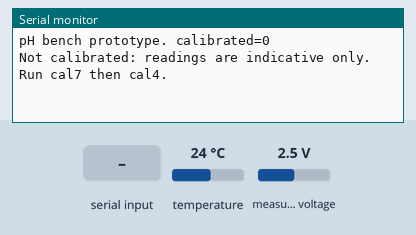
This sketch was run on a simulated ESP32. On the bench: the last lines printed to the serial monitor. The inputs (shaded band) are chosen by the test bench; at power-on: temperature 24 °C, measured voltage 2.5 V. EEPROM starts erased.

Above: at 1.2 s.
1.3 s: "cal7\n" received over Serial
At 4.1 s:
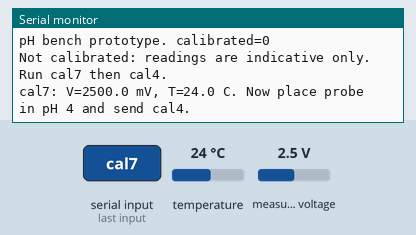
8.1 s: "cal4\n" received over Serial
At 10.4 s:
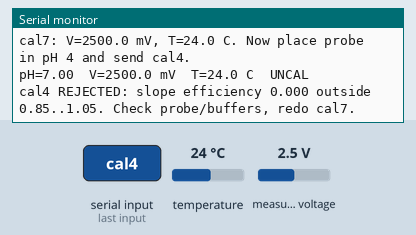
11.2 s: "status\n" received over Serial
At 12.8 s:
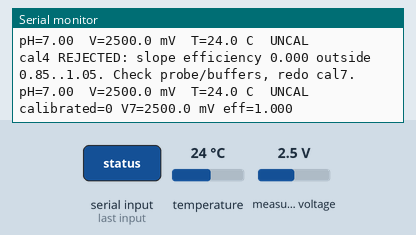
13.1 s: "reset\n" received over Serial
At 13.7 s:
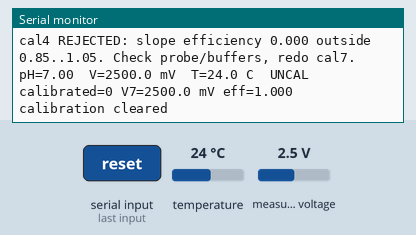
14.6 s: "1\n" received over Serial
At 16.1 s:
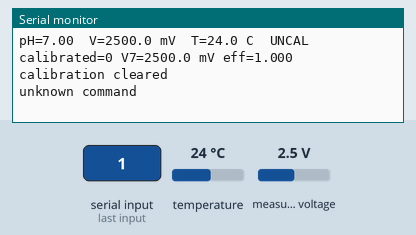

The sketch:

ph_analog_ads1115.ino
```cpp
/*
 * Agripod pH bench prototype: Scenario A, analog pH front-end.
 *
 * Hardware:
 *   - Analog pH board (e.g. DFRobot Gravity SEN0161 class) powered from 3.3 V
 *   - Board analog output -> ADS1115 channel A0 (gain 1, +/-4.096 V range)
 *   - ADS1115 on I2C (ESP32 default SDA=21, SCL=22), powered from 3.3 V
 *   - DS18B20 on GPIO4 with 4.7 kOhm pull-up to 3.3 V
 *
 * Calibration (serial monitor @115200, put probe in buffer, wait for stable reading):
 *   cal7   -> pH 7.00 buffer, do this first
 *   cal4   -> pH 4.00 buffer, computes slope efficiency and saves to flash
 *   status -> show stored calibration
 *   reset  -> erase calibration
 *
 * This is a bench prototype, not production firmware. See esp32/README.md.
 */

#include <Wire.h>
#include <Adafruit_ADS1X15.h>
#include <OneWire.h>
#include <DallasTemperature.h>
#include <Preferences.h>

constexpr int PIN_ONEWIRE = 4;
constexpr int SAMPLES = 30;            // samples per reading, median taken
constexpr uint32_t PERIOD_MS = 5000;
constexpr float NERNST_25 = 59.16f;    // ideal mV per pH at 25 C

Adafruit_ADS1115 ads;
OneWire oneWire(PIN_ONEWIRE);
DallasTemperature tempSensor(&oneWire);
Preferences prefs;

// Model: V(pH, T) = V7 + S(T) * (7 - pH), with S(T) = eff * 59.16 * (T + 273.15) / 298.15
float V7_mV = 0.0f;   // electrode voltage at pH 7 (mV), reference offset
float eff = 1.0f;     // slope efficiency relative to ideal Nernst
bool calibrated = false;

float slopeAt(float tC) {
  return eff * NERNST_25 * (tC + 273.15f) / 298.15f;
}

float readTempC() {
  tempSensor.requestTemperatures();
  float t = tempSensor.getTempCByIndex(0);
  if (t == DEVICE_DISCONNECTED_C || t < -10.0f || t > 60.0f) {
    return 25.0f;  // fall back to reference temperature, flag in output
  }
  return t;
}

float medianMv() {
  float v[SAMPLES];
  for (int i = 0; i < SAMPLES; i++) {
    int16_t raw = ads.readADC_SingleEnded(0);
    v[i] = ads.computeVolts(raw) * 1000.0f;
    delay(20);
  }
  // insertion sort, small N
  for (int i = 1; i < SAMPLES; i++) {
    float key = v[i];
    int j = i - 1;
    while (j >= 0 && v[j] > key) { v[j + 1] = v[j]; j--; }
    v[j + 1] = key;
  }
  return v[SAMPLES / 2];
}

void loadCalibration() {
  prefs.begin("ph", true);
  calibrated = prefs.isKey("V7");
  if (calibrated) {
    V7_mV = prefs.getFloat("V7");
    eff = prefs.getFloat("eff");
  }
  prefs.end();
}

void saveCalibration() {
  prefs.begin("ph", false);
  prefs.putFloat("V7", V7_mV);
  prefs.putFloat("eff", eff);
  prefs.end();
}

void doCal7() {
  float t = readTempC();
  float mv = medianMv();
  // Store the offset assuming ideal slope at this temperature; refined by cal4.
  V7_mV = mv;
  calibrated = false;  // not final until cal4 is done
  Serial.printf("cal7: V=%.1f mV, T=%.1f C. Now place probe in pH 4 and send cal4.\n", mv, t);
}

void doCal4() {
  float t = readTempC();
  float mv4 = medianMv();
  // Measured slope between pH 7 and pH 4 at this temperature
  float sMeasured = (V7_mV - mv4) / (7.0f - 4.0f);
  float sIdeal = NERNST_25 * (t + 273.15f) / 298.15f;
  float newEff = sMeasured / sIdeal;
  if (newEff < 0.85f || newEff > 1.05f) {
    Serial.printf("cal4 REJECTED: slope efficiency %.3f outside 0.85..1.05. Check probe/buffers, redo cal7.\n", newEff);
    calibrated = false;
    return;
  }
  eff = newEff;
  calibrated = true;
  saveCalibration();
  Serial.printf("cal4 OK: eff=%.3f, slope=%.1f mV/pH at %.1f C. Saved.\n", eff, slopeAt(t), t);
}

void handleSerial() {
  if (!Serial.available()) return;
  String cmd = Serial.readStringUntil('\n');
  cmd.trim();
  if (cmd == "cal7") doCal7();
  else if (cmd == "cal4") doCal4();
  else if (cmd == "status") {
    Serial.printf("calibrated=%d V7=%.1f mV eff=%.3f\n", calibrated, V7_mV, eff);
  } else if (cmd == "reset") {
    prefs.begin("ph", false);
    prefs.clear();
    prefs.end();
    calibrated = false;
    Serial.println("calibration cleared");
  } else if (cmd.length()) {
    Serial.println("unknown command");
  }
}

void setup() {
  Serial.begin(115200);
  Wire.begin();
  tempSensor.begin();

  if (!ads.begin()) {
    Serial.println("ADS1115 not found at 0x48. Check wiring.");
    while (true) delay(1000);
  }
  ads.setGain(GAIN_ONE);  // +/-4.096 V, safe for 3.3 V supply

  loadCalibration();
  Serial.printf("pH bench prototype. calibrated=%d\n", calibrated);
  if (!calibrated) Serial.println("Not calibrated: readings are indicative only. Run cal7 then cal4.");
}

void loop() {
  handleSerial();

  static uint32_t last = 0;
  if (millis() - last < PERIOD_MS) return;
  last = millis();

  float t = readTempC();
  float mv = medianMv();
  float s = slopeAt(t);
  float ph = 7.0f - (mv - V7_mV) / s;

  Serial.printf("pH=%.2f  V=%.1f mV  T=%.1f C  %s\n",
                ph, mv, t, calibrated ? "cal" : "UNCAL");
}
```

Measured:
- after the input at 1.3 s, the serial monitor: prints a new line after 1.6 s (image 1)
- after the input at 8.1 s, the serial monitor: prints a new line after 1.6 s (image 2)
- after the input at 11.2 s, the serial monitor: prints a new line after 0.41 s (image 3)
- after the input at 13.1 s, the serial monitor: prints a new line at once (image 4)
- after the input at 14.6 s, the serial monitor: prints a new line at once (image 5)
